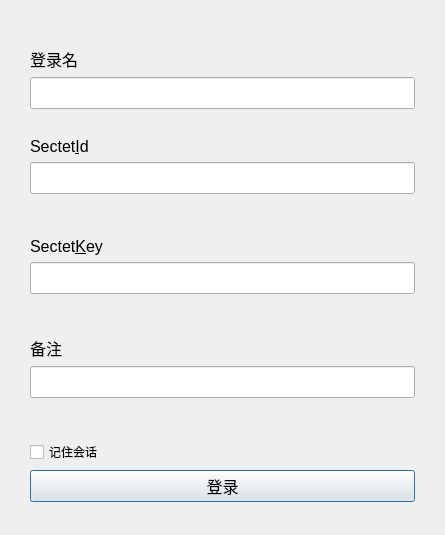
<?xml version="1.0" encoding="UTF-8"?>
<ui version="4.0">
 <class>UiLoginDialog</class>
 <widget class="QWidget" name="UiLoginDialog">
  <property name="geometry">
   <rect>
    <x>0</x>
    <y>0</y>
    <width>445</width>
    <height>535</height>
   </rect>
  </property>
  <property name="windowTitle">
   <string>登录</string>
  </property>
  <layout class="QVBoxLayout" name="verticalLayout">
   <property name="leftMargin">
    <number>30</number>
   </property>
   <property name="rightMargin">
    <number>30</number>
   </property>
   <item>
    <spacer name="verticalSpacer">
     <property name="orientation">
      <enum>Qt::Vertical</enum>
     </property>
     <property name="sizeHint" stdset="0">
      <size>
       <width>20</width>
       <height>40</height>
      </size>
     </property>
    </spacer>
   </item>
   <item>
    <widget class="QLabel" name="labelLoginName">
     <property name="font">
      <font>
       <pointsize>12</pointsize>
      </font>
     </property>
     <property name="text">
      <string>登录名</string>
     </property>
     <property name="buddy">
      <cstring>lineSecretId</cstring>
     </property>
    </widget>
   </item>
   <item>
    <widget class="QLineEdit" name="lineLoginName">
     <property name="minimumSize">
      <size>
       <width>0</width>
       <height>32</height>
      </size>
     </property>
    </widget>
   </item>
   <item>
    <spacer name="verticalSpacer_7">
     <property name="orientation">
      <enum>Qt::Vertical</enum>
     </property>
     <property name="sizeHint" stdset="0">
      <size>
       <width>20</width>
       <height>26</height>
      </size>
     </property>
    </spacer>
   </item>
   <item>
    <widget class="QLabel" name="labelSecretId">
     <property name="font">
      <font>
       <pointsize>12</pointsize>
      </font>
     </property>
     <property name="text">
      <string>Sectet&amp;Id</string>
     </property>
     <property name="buddy">
      <cstring>lineSecretId</cstring>
     </property>
    </widget>
   </item>
   <item>
    <widget class="QLineEdit" name="lineSecretId">
     <property name="minimumSize">
      <size>
       <width>0</width>
       <height>32</height>
      </size>
     </property>
    </widget>
   </item>
   <item>
    <spacer name="verticalSpacer_3">
     <property name="orientation">
      <enum>Qt::Vertical</enum>
     </property>
     <property name="sizeHint" stdset="0">
      <size>
       <width>20</width>
       <height>40</height>
      </size>
     </property>
    </spacer>
   </item>
   <item>
    <widget class="QLabel" name="labelSecretKey">
     <property name="font">
      <font>
       <pointsize>12</pointsize>
      </font>
     </property>
     <property name="text">
      <string>Sectet&amp;Key</string>
     </property>
     <property name="buddy">
      <cstring>lineSecretKey</cstring>
     </property>
    </widget>
   </item>
   <item>
    <widget class="QLineEdit" name="lineSecretKey">
     <property name="minimumSize">
      <size>
       <width>0</width>
       <height>32</height>
      </size>
     </property>
    </widget>
   </item>
   <item>
    <spacer name="verticalSpacer_4">
     <property name="orientation">
      <enum>Qt::Vertical</enum>
     </property>
     <property name="sizeHint" stdset="0">
      <size>
       <width>20</width>
       <height>40</height>
      </size>
     </property>
    </spacer>
   </item>
   <item>
    <widget class="QLabel" name="labelRemark">
     <property name="font">
      <font>
       <pointsize>12</pointsize>
      </font>
     </property>
     <property name="text">
      <string>备注</string>
     </property>
    </widget>
   </item>
   <item>
    <widget class="QLineEdit" name="lineRemark">
     <property name="minimumSize">
      <size>
       <width>0</width>
       <height>32</height>
      </size>
     </property>
    </widget>
   </item>
   <item>
    <spacer name="verticalSpacer_5">
     <property name="orientation">
      <enum>Qt::Vertical</enum>
     </property>
     <property name="sizeHint" stdset="0">
      <size>
       <width>20</width>
       <height>40</height>
      </size>
     </property>
    </spacer>
   </item>
   <item>
    <widget class="QCheckBox" name="checkSaveSection">
     <property name="text">
      <string>记住会话</string>
     </property>
    </widget>
   </item>
   <item>
    <widget class="QPushButton" name="btnLogin">
     <property name="minimumSize">
      <size>
       <width>0</width>
       <height>32</height>
      </size>
     </property>
     <property name="font">
      <font>
       <pointsize>12</pointsize>
      </font>
     </property>
     <property name="styleSheet">
      <string notr="true"/>
     </property>
     <property name="text">
      <string>登录</string>
     </property>
     <property name="default">
      <bool>true</bool>
     </property>
    </widget>
   </item>
   <item>
    <spacer name="verticalSpacer_6">
     <property name="orientation">
      <enum>Qt::Vertical</enum>
     </property>
     <property name="sizeHint" stdset="0">
      <size>
       <width>20</width>
       <height>26</height>
      </size>
     </property>
    </spacer>
   </item>
  </layout>
 </widget>
 <resources/>
 <connections/>
</ui>
